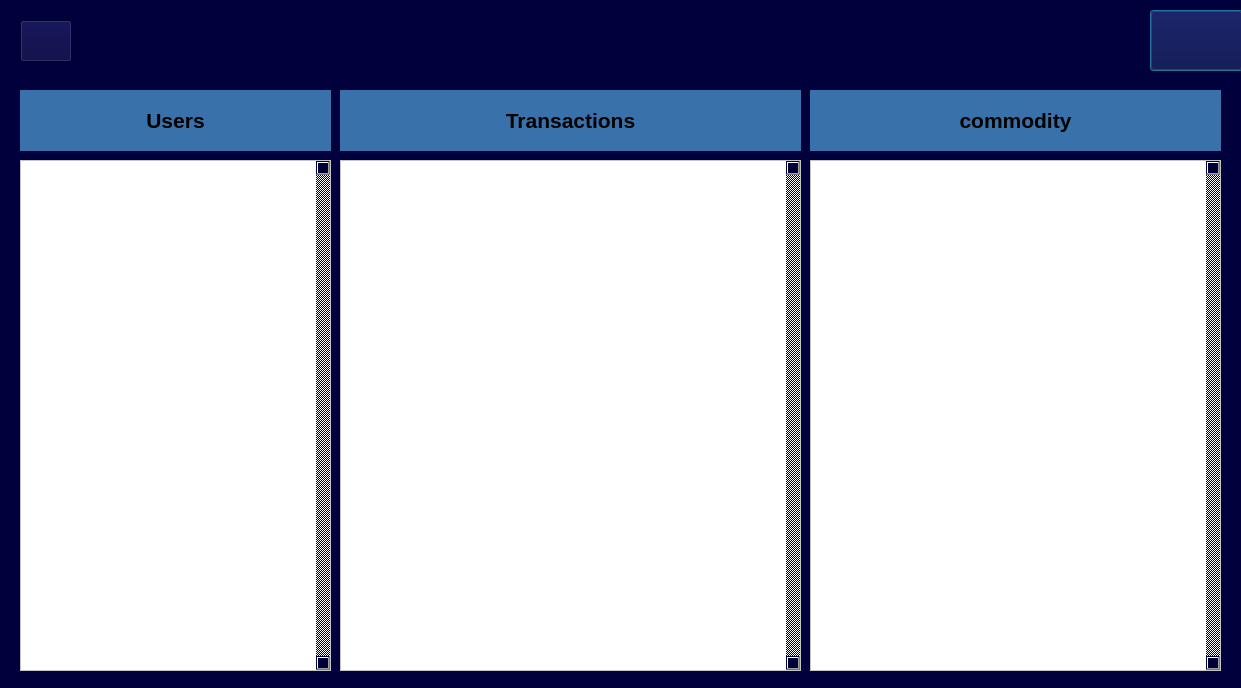
<?xml version="1.0" encoding="UTF-8"?>
<ui version="4.0">
 <class>Admin</class>
 <widget class="QDialog" name="Admin">
  <property name="geometry">
   <rect>
    <x>0</x>
    <y>0</y>
    <width>1241</width>
    <height>688</height>
   </rect>
  </property>
  <property name="windowTitle">
   <string>Dialog</string>
  </property>
  <property name="styleSheet">
   <string notr="true">background-color: rgb(0, 0, 61);
background-image: url();</string>
  </property>
  <widget class="QListWidget" name="listWidget_user">
   <property name="geometry">
    <rect>
     <x>20</x>
     <y>160</y>
     <width>311</width>
     <height>511</height>
    </rect>
   </property>
   <property name="styleSheet">
    <string notr="true">background-color: rgb(255, 255, 255);</string>
   </property>
   <property name="verticalScrollBarPolicy">
    <enum>Qt::ScrollBarAlwaysOn</enum>
   </property>
   <property name="autoScrollMargin">
    <number>4</number>
   </property>
   <property name="editTriggers">
    <set>QAbstractItemView::DoubleClicked</set>
   </property>
  </widget>
  <widget class="QPushButton" name="pushButton_log_out">
   <property name="geometry">
    <rect>
     <x>1150</x>
     <y>10</y>
     <width>93</width>
     <height>61</height>
    </rect>
   </property>
   <property name="styleSheet">
    <string notr="true">background-image: url(:/new/prefix1/log out.png);</string>
   </property>
   <property name="text">
    <string/>
   </property>
  </widget>
  <widget class="QListWidget" name="listWidget_Transactions">
   <property name="geometry">
    <rect>
     <x>340</x>
     <y>160</y>
     <width>461</width>
     <height>511</height>
    </rect>
   </property>
   <property name="styleSheet">
    <string notr="true">background-color: rgb(255, 255, 255);</string>
   </property>
   <property name="verticalScrollBarPolicy">
    <enum>Qt::ScrollBarAlwaysOn</enum>
   </property>
   <property name="autoScrollMargin">
    <number>4</number>
   </property>
   <property name="editTriggers">
    <set>QAbstractItemView::NoEditTriggers</set>
   </property>
  </widget>
  <widget class="QLabel" name="label">
   <property name="geometry">
    <rect>
     <x>20</x>
     <y>90</y>
     <width>311</width>
     <height>61</height>
    </rect>
   </property>
   <property name="font">
    <font>
     <pointsize>16</pointsize>
     <bold>true</bold>
    </font>
   </property>
   <property name="styleSheet">
    <string notr="true">background-color: rgb(57, 113, 170);</string>
   </property>
   <property name="text">
    <string>Users</string>
   </property>
   <property name="alignment">
    <set>Qt::AlignCenter</set>
   </property>
  </widget>
  <widget class="QLabel" name="label_2">
   <property name="geometry">
    <rect>
     <x>340</x>
     <y>90</y>
     <width>461</width>
     <height>61</height>
    </rect>
   </property>
   <property name="font">
    <font>
     <pointsize>16</pointsize>
     <bold>true</bold>
    </font>
   </property>
   <property name="styleSheet">
    <string notr="true">background-color: rgb(57, 113, 170);</string>
   </property>
   <property name="text">
    <string>Transactions</string>
   </property>
   <property name="alignment">
    <set>Qt::AlignCenter</set>
   </property>
  </widget>
  <widget class="QListWidget" name="listWidget_commodity">
   <property name="geometry">
    <rect>
     <x>810</x>
     <y>160</y>
     <width>411</width>
     <height>511</height>
    </rect>
   </property>
   <property name="font">
    <font>
     <pointsize>15</pointsize>
    </font>
   </property>
   <property name="styleSheet">
    <string notr="true">background-color: rgb(255, 255, 255);</string>
   </property>
   <property name="verticalScrollBarPolicy">
    <enum>Qt::ScrollBarAlwaysOn</enum>
   </property>
   <property name="autoScrollMargin">
    <number>4</number>
   </property>
   <property name="editTriggers">
    <set>QAbstractItemView::DoubleClicked</set>
   </property>
   <property name="iconSize">
    <size>
     <width>50</width>
     <height>50</height>
    </size>
   </property>
   <property name="gridSize">
    <size>
     <width>50</width>
     <height>50</height>
    </size>
   </property>
  </widget>
  <widget class="QLabel" name="label_3">
   <property name="geometry">
    <rect>
     <x>810</x>
     <y>90</y>
     <width>411</width>
     <height>61</height>
    </rect>
   </property>
   <property name="font">
    <font>
     <pointsize>16</pointsize>
     <bold>true</bold>
    </font>
   </property>
   <property name="styleSheet">
    <string notr="true">background-color: rgb(57, 113, 170);</string>
   </property>
   <property name="text">
    <string>commodity</string>
   </property>
   <property name="alignment">
    <set>Qt::AlignCenter</set>
   </property>
  </widget>
  <widget class="QPushButton" name="pushButton">
   <property name="geometry">
    <rect>
     <x>20</x>
     <y>20</y>
     <width>52</width>
     <height>42</height>
    </rect>
   </property>
   <property name="styleSheet">
    <string notr="true">background-image: url(:/new/prefix1/refresh.png);</string>
   </property>
   <property name="text">
    <string/>
   </property>
   <property name="shortcut">
    <string>Ctrl+F5</string>
   </property>
  </widget>
 </widget>
 <resources/>
 <connections/>
</ui>
